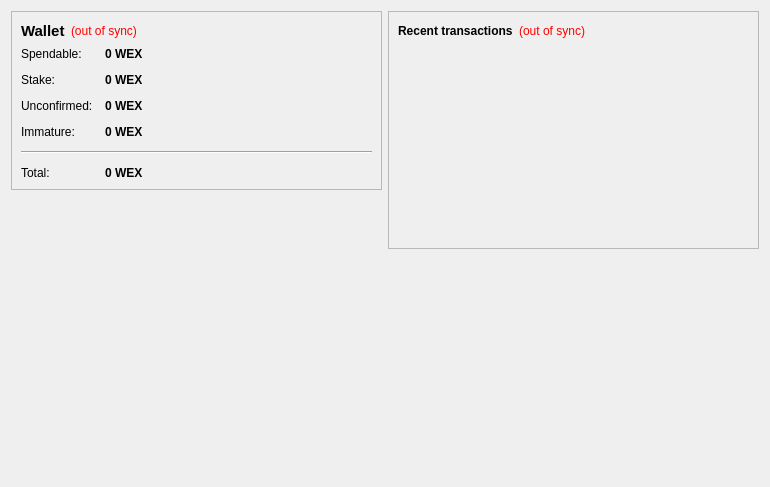
<?xml version="1.0" encoding="UTF-8"?>
<ui version="4.0">
 <class>OverviewPage</class>
 <widget class="QWidget" name="OverviewPage">
  <property name="geometry">
   <rect>
    <x>0</x>
    <y>0</y>
    <width>770</width>
    <height>487</height>
   </rect>
  </property>
  <property name="windowTitle">
   <string>Form</string>
  </property>
  <layout class="QHBoxLayout" name="horizontalLayout" stretch="1,1">
   <item>
    <layout class="QVBoxLayout" name="verticalLayout_2">
     <item>
      <widget class="QFrame" name="frame">
       <property name="frameShape">
        <enum>QFrame::StyledPanel</enum>
       </property>
       <property name="frameShadow">
        <enum>QFrame::Raised</enum>
       </property>
       <layout class="QVBoxLayout" name="verticalLayout_4">
        <item>
         <layout class="QHBoxLayout" name="horizontalLayout_4">
          <item>
           <widget class="QLabel" name="label_5">
            <property name="font">
             <font>
              <pointsize>11</pointsize>
              <weight>75</weight>
              <bold>true</bold>
             </font>
            </property>
            <property name="text">
             <string>Wallet</string>
            </property>
           </widget>
          </item>
          <item>
           <widget class="QLabel" name="labelWalletStatus">
            <property name="toolTip">
             <string>The displayed information may be out of date. Your wallet automatically synchronizes with the Wexcoin network after a connection is established, but this process has not completed yet.</string>
            </property>
            <property name="styleSheet">
             <string notr="true">QLabel { color: red; }</string>
            </property>
            <property name="text">
             <string notr="true">(out of sync)</string>
            </property>
            <property name="alignment">
             <set>Qt::AlignLeading|Qt::AlignLeft|Qt::AlignVCenter</set>
            </property>
           </widget>
          </item>
          <item>
           <spacer name="horizontalSpacer_2">
            <property name="orientation">
             <enum>Qt::Horizontal</enum>
            </property>
            <property name="sizeHint" stdset="0">
             <size>
              <width>40</width>
              <height>20</height>
             </size>
            </property>
           </spacer>
          </item>
         </layout>
        </item>
        <item>
         <layout class="QFormLayout" name="formLayout_2">
          <property name="fieldGrowthPolicy">
           <enum>QFormLayout::AllNonFixedFieldsGrow</enum>
          </property>
          <property name="horizontalSpacing">
           <number>12</number>
          </property>
          <property name="verticalSpacing">
           <number>12</number>
          </property>
          <item row="0" column="0">
           <widget class="QLabel" name="label">
            <property name="text">
             <string>Spendable:</string>
            </property>
           </widget>
          </item>
          <item row="0" column="1">
           <widget class="QLabel" name="labelBalance">
            <property name="font">
             <font>
              <weight>75</weight>
              <bold>true</bold>
             </font>
            </property>
            <property name="cursor">
             <cursorShape>IBeamCursor</cursorShape>
            </property>
            <property name="toolTip">
             <string>Your current spendable balance</string>
            </property>
            <property name="text">
             <string notr="true">0 WEX</string>
            </property>
            <property name="textInteractionFlags">
             <set>Qt::LinksAccessibleByMouse|Qt::TextSelectableByKeyboard|Qt::TextSelectableByMouse</set>
            </property>
           </widget>
          </item>
          <item row="1" column="0">
           <widget class="QLabel" name="label_6">
            <property name="text">
             <string>Stake:</string>
            </property>
           </widget>
          </item>
          <item row="1" column="1">
           <widget class="QLabel" name="labelStake">
            <property name="font">
             <font>
              <weight>75</weight>
              <bold>true</bold>
             </font>
            </property>
            <property name="cursor">
             <cursorShape>IBeamCursor</cursorShape>
            </property>
            <property name="toolTip">
             <string>Total of coins that was staked, and do not yet count toward the current balance</string>
            </property>
            <property name="text">
             <string notr="true">0 WEX</string>
            </property>
            <property name="textInteractionFlags">
             <set>Qt::LinksAccessibleByMouse|Qt::TextSelectableByKeyboard|Qt::TextSelectableByMouse</set>
            </property>
           </widget>
          </item>
          <item row="2" column="0">
           <widget class="QLabel" name="label_3">
            <property name="text">
             <string>Unconfirmed:</string>
            </property>
           </widget>
          </item>
          <item row="2" column="1">
           <widget class="QLabel" name="labelUnconfirmed">
            <property name="font">
             <font>
              <weight>75</weight>
              <bold>true</bold>
             </font>
            </property>
            <property name="cursor">
             <cursorShape>IBeamCursor</cursorShape>
            </property>
            <property name="toolTip">
             <string>Total of transactions that have yet to be confirmed, and do not yet count toward the current balance</string>
            </property>
            <property name="text">
             <string notr="true">0 WEX</string>
            </property>
            <property name="textInteractionFlags">
             <set>Qt::LinksAccessibleByMouse|Qt::TextSelectableByKeyboard|Qt::TextSelectableByMouse</set>
            </property>
           </widget>
          </item>
          <item row="3" column="0">
           <widget class="QLabel" name="labelImmatureText">
            <property name="text">
             <string>Immature:</string>
            </property>
           </widget>
          </item>
          <item row="3" column="1">
           <widget class="QLabel" name="labelImmature">
            <property name="font">
             <font>
              <weight>75</weight>
              <bold>true</bold>
             </font>
            </property>
            <property name="toolTip">
             <string>Mined balance that has not yet matured</string>
            </property>
            <property name="text">
             <string notr="true">0 WEX</string>
            </property>
            <property name="textInteractionFlags">
             <set>Qt::LinksAccessibleByMouse|Qt::TextSelectableByKeyboard|Qt::TextSelectableByMouse</set>
            </property>
           </widget>
          </item>
          <item row="4" column="0" colspan="2">
           <widget class="Line" name="line">
            <property name="orientation">
             <enum>Qt::Horizontal</enum>
            </property>
           </widget>
          </item>
          <item row="5" column="0">
           <widget class="QLabel" name="labelTotalText">
            <property name="text">
             <string>Total:</string>
            </property>
           </widget>
          </item>
          <item row="5" column="1">
           <widget class="QLabel" name="labelTotal">
            <property name="font">
             <font>
              <weight>75</weight>
              <bold>true</bold>
             </font>
            </property>
            <property name="cursor">
             <cursorShape>IBeamCursor</cursorShape>
            </property>
            <property name="toolTip">
             <string>Your current total balance</string>
            </property>
            <property name="text">
             <string notr="true">0 WEX</string>
            </property>
            <property name="textInteractionFlags">
             <set>Qt::LinksAccessibleByMouse|Qt::TextSelectableByKeyboard|Qt::TextSelectableByMouse</set>
            </property>
           </widget>
          </item>
         </layout>
        </item>
       </layout>
      </widget>
     </item>
     <item>
      <spacer name="verticalSpacer">
       <property name="orientation">
        <enum>Qt::Vertical</enum>
       </property>
       <property name="sizeHint" stdset="0">
        <size>
         <width>20</width>
         <height>40</height>
        </size>
       </property>
      </spacer>
     </item>
     <item>
      <widget class="QLabel" name="label_2">
       <property name="autoFillBackground">
        <bool>true</bool>
       </property>
       <property name="text">
        <string/>
       </property>
       <property name="pixmap">
        <pixmap resource="../bitcoin.qrc">:/icons/drmbg</pixmap>
       </property>
       <property name="scaledContents">
        <bool>false</bool>
       </property>
       <property name="margin">
        <number>0</number>
       </property>
      </widget>
     </item>
    </layout>
   </item>
   <item>
    <layout class="QVBoxLayout" name="verticalLayout_3">
     <item>
      <widget class="QFrame" name="frame_2">
       <property name="frameShape">
        <enum>QFrame::StyledPanel</enum>
       </property>
       <property name="frameShadow">
        <enum>QFrame::Raised</enum>
       </property>
       <layout class="QVBoxLayout" name="verticalLayout">
        <item>
         <layout class="QHBoxLayout" name="horizontalLayout_2">
          <item>
           <widget class="QLabel" name="label_4">
            <property name="text">
             <string>&lt;b&gt;Recent transactions&lt;/b&gt;</string>
            </property>
           </widget>
          </item>
          <item>
           <widget class="QLabel" name="labelTransactionsStatus">
            <property name="toolTip">
             <string>The displayed information may be out of date. Your wallet automatically synchronizes with the Wexcoin network after a connection is established, but this process has not completed yet.</string>
            </property>
            <property name="styleSheet">
             <string notr="true">QLabel { color: red; }</string>
            </property>
            <property name="text">
             <string notr="true">(out of sync)</string>
            </property>
            <property name="alignment">
             <set>Qt::AlignRight|Qt::AlignTrailing|Qt::AlignVCenter</set>
            </property>
           </widget>
          </item>
          <item>
           <spacer name="horizontalSpacer">
            <property name="orientation">
             <enum>Qt::Horizontal</enum>
            </property>
            <property name="sizeHint" stdset="0">
             <size>
              <width>40</width>
              <height>20</height>
             </size>
            </property>
           </spacer>
          </item>
         </layout>
        </item>
        <item>
         <widget class="QListView" name="listTransactions">
          <property name="styleSheet">
           <string notr="true">QListView { background: transparent; }</string>
          </property>
          <property name="frameShape">
           <enum>QFrame::NoFrame</enum>
          </property>
          <property name="verticalScrollBarPolicy">
           <enum>Qt::ScrollBarAlwaysOff</enum>
          </property>
          <property name="horizontalScrollBarPolicy">
           <enum>Qt::ScrollBarAlwaysOff</enum>
          </property>
          <property name="selectionMode">
           <enum>QAbstractItemView::NoSelection</enum>
          </property>
         </widget>
        </item>
       </layout>
      </widget>
     </item>
     <item>
      <spacer name="verticalSpacer_2">
       <property name="orientation">
        <enum>Qt::Vertical</enum>
       </property>
       <property name="sizeHint" stdset="0">
        <size>
         <width>20</width>
         <height>40</height>
        </size>
       </property>
      </spacer>
     </item>
    </layout>
   </item>
  </layout>
 </widget>
 <resources/>
 <connections/>
</ui>
